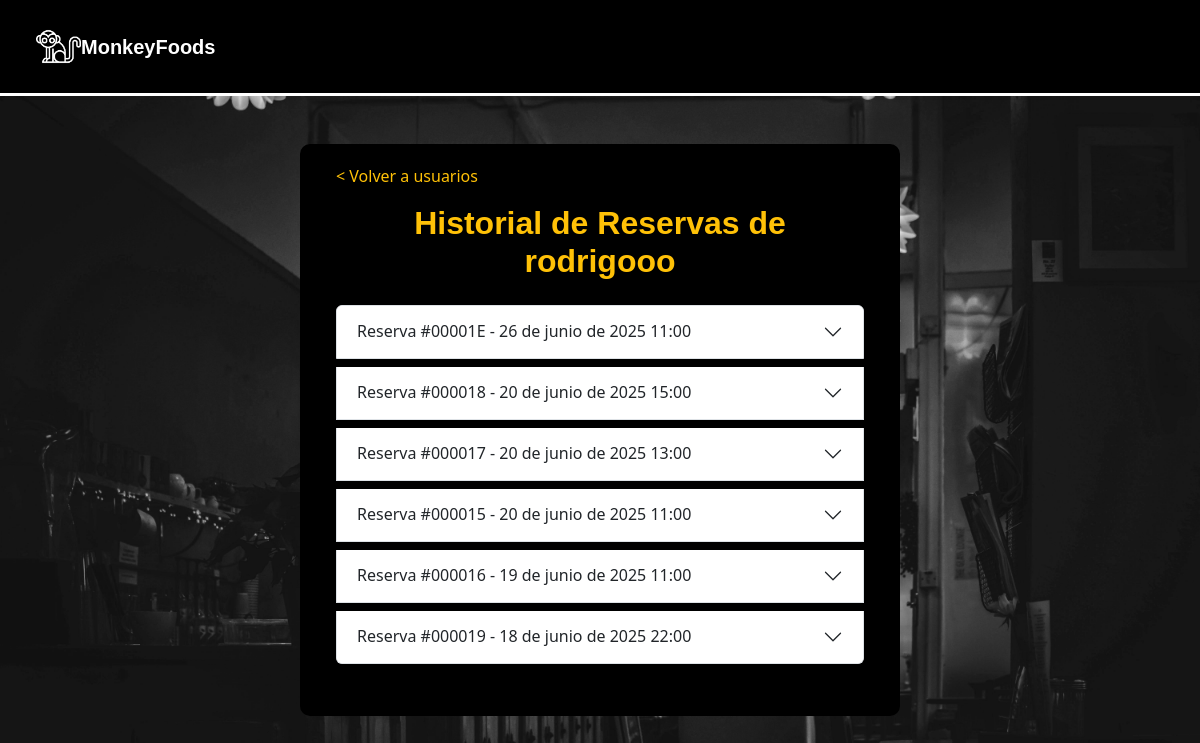
/reservas/historial-usuario/32/ (signed in), run on the app's committed database.
### apps/registrar/models.py (models this page shows, shortened)
class CustomUser(AbstractUser):
    ROL_CHOICES = (
        (1, 'Cliente'),
        (2, 'Mesero'),
        (3, 'Cocinero'),
        (4, 'Administrador'),
    )
    rol = models.PositiveSmallIntegerField(choices=ROL_CHOICES, default=1)
    foto_perfil = models.ImageField(upload_to='fotos_perfil/', blank=True, null=True)

### apps/reservas/models.py (models this page shows, shortened)
class Reserva(models.Model):
    ESTADOS_RESERVA = (
        ('borrador', 'Borrador'),
        ('completada', 'Completada'),
    )
    id_reserva = models.CharField(max_length=12, unique=True, editable=False)
    cliente = models.ForeignKey(settings.AUTH_USER_MODEL, on_delete=models.CASCADE)
    nombre_reserva = models.CharField(max_length=100)
    fecha = models.DateField()
    hora = models.TimeField()
    telefono = models.CharField(max_length=20)
    comensales = models.PositiveIntegerField(default=1)
    abono = models.DecimalField(max_digits=8, decimal_places=2)
    total = models.DecimalField(max_digits=8, decimal_places=2)
    mesas = models.ManyToManyField('Mesa')
    menu = models.ForeignKey(Menu, on_delete=models.SET_NULL, null=True, blank=True)  #modelo menú
    zona = models.ForeignKey('Zona', on_delete=models.CASCADE, null=True, blank=True)
    estado = models.CharField(max_length=20, choices=ESTADOS_RESERVA, default='borrador')

### apps/reservas/views.py (the view)
# urls.py: path('historial-usuario/<int:usuario_id>/', views.historial_usuario_admin, name='historial_usuario_admin'),
@user_passes_test(es_admin)
def historial_usuario_admin(request, usuario_id):
    usuario = get_object_or_404(CustomUser, id=usuario_id)
    reservas = Reserva.objects.filter(cliente=usuario).order_by('-fecha', '-hora')
    return render(request, 'reservas/historial_usuario_admin.html', {
        'usuario': usuario,
        'reservas': reservas
    })

### apps/reservas/views.py (called while the page is built)
def es_admin(user):
    return user.is_authenticated and user.rol == 4

### apps/reservas/templates/reservas/historial_usuario_admin.html (shortened to what this page needs)
{% extends "base.html" %}
{% load static %}
{% block content %}
{% block extra_head %}
<link rel="stylesheet" href="{% static 'reservas/css/styles.css' %}">
{% endblock %}
<div class="form-container">
  <div class="container mb-4 px-3">
    <a href="{% url 'admin_usuarios' %}" class="text-warning text-decoration-none mb-3 d-block">&lt; Volver a usuarios</a>
    <h2 class="text-warning text-center mb-4" style="font-family: 'Century Gothic', sans-serif; font-weight: bolder;">
      Historial de Reservas de {{ usuario.username }}
    </h2>
    <div class="accordion" id="accordionReservas">
      {% for reserva in reservas %}
      <div class="accordion-item mb-2">
        <h2 class="accordion-header" id="heading{{ reserva.id }}">
          <button class="accordion-button collapsed" type="button" data-bs-toggle="collapse" data-bs-target="#collapse{{ reserva.id }}">
            Reserva #{{ reserva.id_reserva }} - {{ reserva.fecha }} {{ reserva.hora }}
          </button>
        </h2>
      </div>
      {% empty %}
      <p class="text-center" style="font-size: 18px; color: grey; font-style: italic;">Este usuario no tiene reservas registradas.</p>
      {% endfor %}
    </div>
  </div>
</div>
{% endblock %}

### apps/registrar/static/registrar/css/styles.css (style rules this page uses)
.body-fondo { background-image: url(../img/fondo.jpg); background-size: cover; background-position: cover; background-repeat: no-repeat; background-attachment: fixed; }

### apps/reservas/static/reservas/css/styles.css (style rules this page uses)
html, body { max-width: 100%; overflow-x: hidden; }
body { background-size: cover; background-position: cover; background-repeat: no-repeat; background-attachment: fixed; }
.form-container { max-width: 600px; width: 90%; display: grid; color: white; background-color: black; border-radius: 10px; padding: 20px; margin: 2rem auto; }

### apps/reservas/templates/reservas/historial_usuario_admin.html (style rules this page uses)
.accordion-button { font-size: 1rem; }

### data on the page
CustomUser: username "rodrigooo"
Reserva: id_reserva "00001E", fecha "26 de junio de 2025", hora "11:00"
Reserva: id_reserva "000018", fecha "20 de junio de 2025", hora "15:00"
Reserva: id_reserva "000017", fecha "20 de junio de 2025", hora "13:00"
Reserva: id_reserva "000015", fecha "20 de junio de 2025", hora "11:00"
Reserva: id_reserva "000016", fecha "19 de junio de 2025", hora "11:00"
Reserva: id_reserva "000019", fecha "18 de junio de 2025", hora "22:00"
